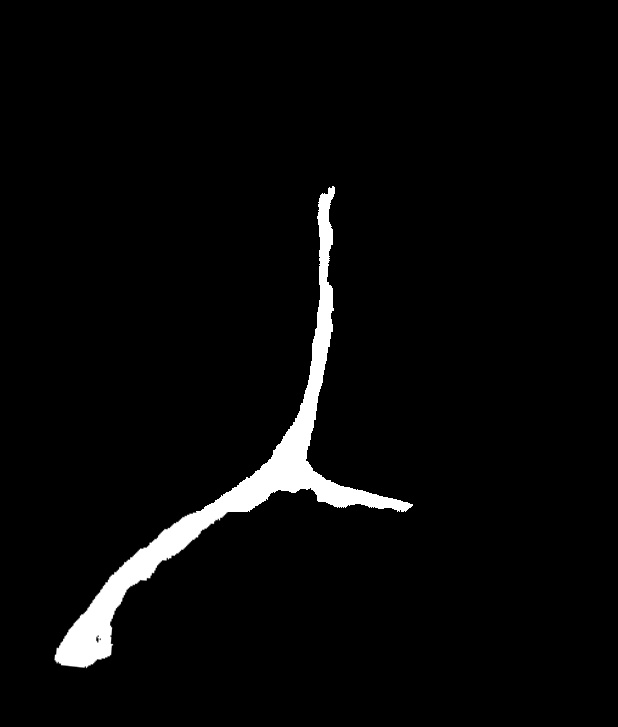
#> input picture 04_matching/main_3/stitched_masks/2023_RVV_1_mask_888.jpg, 618 x 727 px, found by its file name
$ jupyter execute --allow-errors matching_888_sec_v5.ipynb
#> lines starting #> are read from the running program, lines starting #| are printed output that depends on the picture; after the words box and inside, x2 and y2 are one past the last pixel; in counts of white or black regions, pixels touching at a corner belong together; long printed decimals are rounded
[cell 1]
import os
import sys
import numpy as np
import pandas as pd
import matplotlib.pyplot as plt
import math
import requests
import cv2
from numpy.polynomial import Polynomial
from skimage.morphology import skeletonize, binary_closing, square, binary_erosion, binary_dilation, medial_axis, thin, disk, convex_hull_image, diamond, star, isotropic_closing, remove_small_objects
from skimage.filters import threshold_otsu
import json

[cell 2]
sem_segm_img_path = "/Users/senneloobuyck/Documents/Thesis_project/04_matching/2023_RVV_1_mask_888.jpg"
mapbox_imgs_dir_path = "/Users/senneloobuyck/Documents/Thesis_project/04_matching/mapbox_method/mapbox_images_for_frame_888_RVV1"
heli_lat = 50.790118
heli_lon = 3.569065

altitude = 106.89

[cell 3]
def plot_image(img):
    plt.figure(figsize=(20,10))
    plt.imshow(cv2.cvtColor(img, cv2.COLOR_BGR2RGB))
    plt.show()

[cell 4]
# [24 lines left out: function plot_patch, not called in this run]

[cell 5]
# [17 lines left out: function calculate_bearing, not called in this run]

[cell 6]
# [10 lines left out: function haversine, not called in this run]

[cell 7]
# calculate pitch/tilt
# [14 lines left out: function calculate_pitch, not called in this run]

[cell 8]
# [22 lines left out: function get_mapbox_intersection_image, not called in this run]

[cell 9]
def get_intersection_coordinates(lat, lon) :
    # some lists and dataframes to store the data
    nodes = []
    intersection_nodes = []
    df_nodes = pd.DataFrame(columns=['id', 'lat', 'lon'])
    df_intersections = pd.DataFrame(columns=['lat', 'lon'])

    overpass_url = "http://overpass-api.de/api/interpreter"


    # first get the ways around the point
    # .w is a temporary variable that stores the result of the first query
    # node(way_cnt:2-);   // select those nodes that are members of two or more of the given ways
    overpass_query = f"""[out:json];
                        way(around: 300, {lat},{lon})["highway"~"(motorway|trunk|primary|secondary|tertiary|unclassified|residential|motorway_link|trunk_link|primary_link|secondary_link|tertiary_link|living_street|service|pedestrian)"]->.w;
                        node(way_cnt.w:2-);
                        out;"""

    response = requests.get(overpass_url, params={'data': overpass_query})

    # print(response.json()['elements'])

    for item in response.json()['elements']:
        df_intersections.loc[len(df_intersections)] = {'lat': item['lat'], 'lon': item['lon']}


    # print(df_intersections)
    return df_intersections

#> (a cell that did not finish here is left out)

[cell 11]
def get_skeleton(mask_bgr, contour) :
    print("Getting the skeleton")

    mask_gray = cv2.cvtColor(mask_bgr, cv2.COLOR_BGR2GRAY)

    # draw contour in white on black background
    contour_mask_gray = np.zeros_like(mask_gray)
    cv2.drawContours(contour_mask_gray, [contour], -1, 255, -1)

    ret, contour_mask_thresh_gray = cv2.threshold(contour_mask_gray, 127, 255, cv2.THRESH_BINARY)
    contour_mask_thresh_bgr = cv2.cvtColor(contour_mask_thresh_gray, cv2.COLOR_GRAY2BGR)
    # plot_image(contour_mask_thresh_bgr)


    # To avoid the precision loss when converting the image to bool,
    # you can also binarize the image using one of the available thresholding algorithms
    thresh_otsu = threshold_otsu(contour_mask_thresh_gray)
    contour_mask_thresh_gray = contour_mask_thresh_gray > thresh_otsu

    # skeletonize
    # skeleton_gray = (skeletonize(contour_mask_gray)).astype(np.uint8)
    skeleton_gray = skeletonize(contour_mask_thresh_gray, method='lee').astype(np.uint8)

    # [8 lines of commented-out code are left out]

    skeleton_bgr = cv2.cvtColor(skeleton_gray, cv2.COLOR_GRAY2BGR)

    return skeleton_bgr

[cell 12]
# [25 lines left out: function is_valid_intersection, not called in this run]

[cell 13]
def get_skeleton_intersection(skeleton):
    """ Given a skeletonised image, it will give the coordinates of the intersections of the skeleton"""
    print("Getting intersections in skeleton (more than 2 neighbours)")
    skeleton_gray = cv2.cvtColor(skeleton, cv2.COLOR_BGR2GRAY)
    image = skeleton_gray.copy()
    image = image/255
    intersections = []
    for y in range(1,len(image)-1):
        for x in range(1,len(image[y])-1):
            # if we have a white pixel
            if image[y][x] == 1:
                neighbourhood_patch = [image[y][x-1], image[y-1][x-1], image[y-1][x], image[y-1][x+1], image[y][x+1], image[y+1][x+1], image[y+1][x], image[y+1][x-1]]
                if is_valid_intersection(neighbourhood_patch):
                    intersections.append((y,x))
    # [6 lines of commented-out code are left out]
    return intersections

[cell 14]
# [26 lines left out: function get_neighbour_pixels, not called in this run]

[cell 15]
# [190 lines left out: function get_descriptors, not called in this run]

[cell 16]
def find_descriptors_in_segmentation_image(img_path) :
    print("Finding descriptors in segmentation image")

    img_bgr = cv2.imread(img_path)
#> img_bgr is the input picture: shape (727, 618, 3); min 0, max 255, mean 8.3
    print("Segmentation image")
    plot_image(img_bgr)

    closing_bgr = isotropic_closing(img_bgr, radius=30)
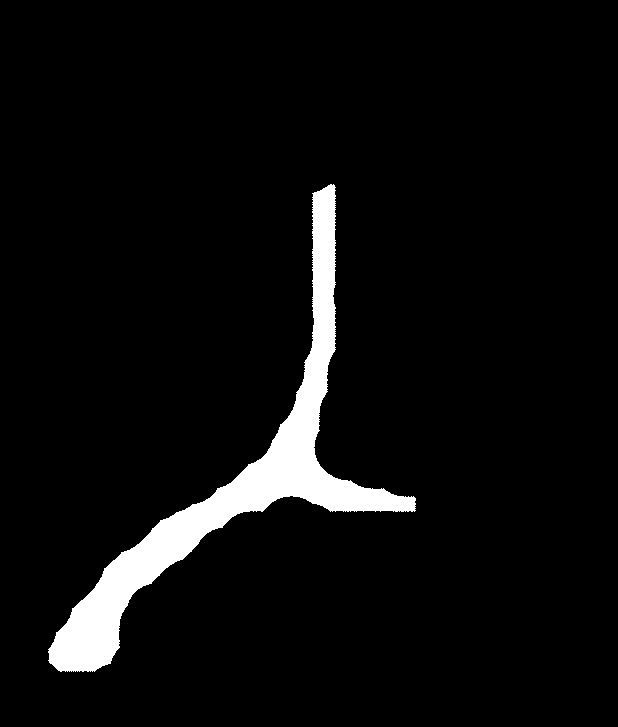
#> closing_bgr: shape (727, 618, 3) bool; 5.2% white; 1 white region, box (x1, y1, x2, y2) and area: (48, 184, 416, 672) 23414
    closing_bgr = closing_bgr.astype(np.uint8) * 255
    print("Isotropic closing of segmentation image")
    plot_image(closing_bgr)

    closing_bgr_copy = closing_bgr.copy()
    mask_bgr_copy = closing_bgr.copy()
    closing_gray = cv2.cvtColor(closing_bgr, cv2.COLOR_BGR2GRAY)
#> closing_gray: shape (727, 618); 5.2% white; 1 white region

    contours, hierarchy = cv2.findContours(closing_gray, cv2.RETR_EXTERNAL, cv2.CHAIN_APPROX_SIMPLE)
#> contours = 1 contour; box (x1, y1, x2, y2) and area: (48, 184, 416, 672) 22735
    print(f"Number of contours: {len(contours)}")
#| Number of contours: 1
    cv2.drawContours(closing_bgr_copy, contours, contourIdx=-1, color=(255, 0, 0), thickness=2)
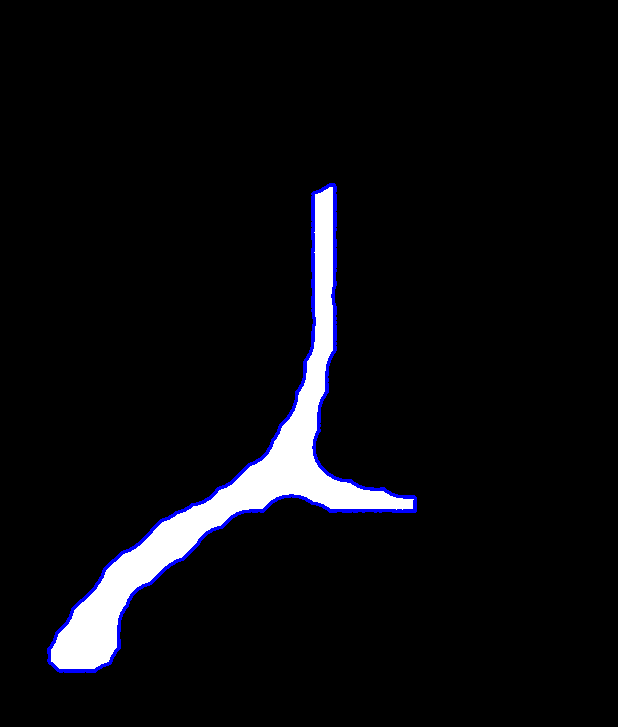
#> closing_bgr_copy: shape (727, 618, 3); mean B, G, R 14.4, 11.4, 11.4

    descriptors = []

    for contour in contours :
        contour_length = cv2.arcLength(contour, closed=True)
        print(f"Contour length: {contour_length}")
        contour_area = cv2.contourArea(contour)
        print(f"Contour area: {contour_area}")

        # measure the irregularity of the polygon
        if contour_length != 0 :
            convex_hull = cv2.convexHull(contour)
            convex_hull_area = cv2.contourArea(convex_hull)
            print(f"Convex hull area: {convex_hull_area}")
            # cv2.polylines(mask_bgr_copy, [convex_hull], isClosed=True, color=(0, 255, 0), thickness=3)
            solidity = contour_area / convex_hull_area

            # get skeleton of the contour
            skeleton_contour_bgr = get_skeleton(mask_bgr_copy, contour)

            # find the intersections in the skeleton
            skel_intersections = get_skeleton_intersection(skeleton_contour_bgr)

            #  make a decision based on the solidity
            if solidity < 0.60 and skel_intersections != [] :
                print(f"Solidity = {solidity} -> this contour can be related to an intersection in the road")

                # further processing
                if skel_intersections == [] :
                    print("No intersection is found in a possible intersection contour")
                else :
                    print(f"Intersections = {skel_intersections}")

                    # visualization
                    skeleton_contour_bgr_copy = skeleton_contour_bgr.copy()
                    for intersection in skel_intersections :
                        skeleton_contour_bgr_copy[intersection[0], intersection[1]] = [0, 0, 255]
                    plot_image(skeleton_contour_bgr_copy)

                    # now try and match intersection with the openstreetmap images
                    descriptors = get_descriptors(skeleton_contour_bgr, skel_intersections)

            else :
                print(f"Solidity = {solidity} -> no intersection in this contour")
#> this loop made 1 pass
#> (contour_length, contour_area, convex_hull_area, solidity, thresh_otsu in get_skeleton) on pass 1: (1660, 22735, 78001.5, 0.291, 0)
#| Contour length: 1660.033
#| Contour area: 22735.0
#| Convex hull area: 78001.5
#| Getting the skeleton
#| Getting intersections in skeleton (more than 2 neighbours)
#| Solidity = 0.2915 -> no intersection in this contour
#> pass 1, in get_skeleton, `skeleton_gray = skeletonize(contour_mask_thresh_gray, method='lee').as..`:
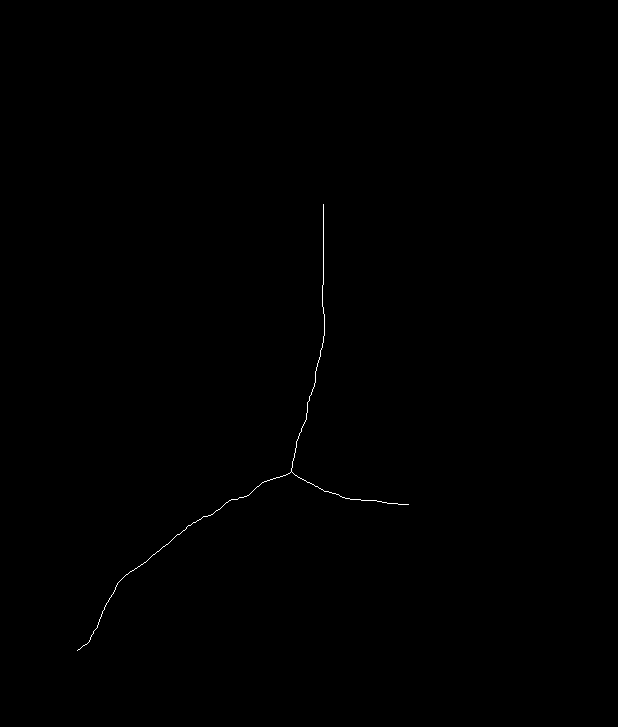
#> skeleton_gray: shape (727, 618); values 0 (black) and 1 (white), 0.14% white in thin lines or dots, all inside (x1, y1, x2, y2) = (77, 204, 409, 651)
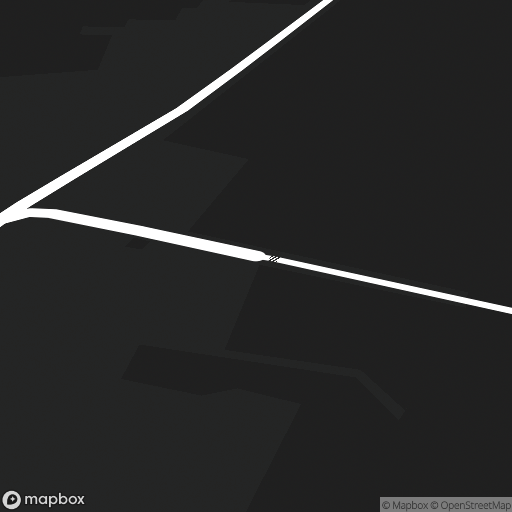
#> input picture 04_matching/main_3/mapbox_method/mapbox_images_for_frame_888_RVV1/50.7888635_3.5702798.jpg, 512 x 512 px, found by its file name
#> further down, mb_image_bgr is the input picture: shape (512, 512, 3); mean B, G, R 40.9, 41, 40.7

    if descriptors == [] :
        return None
    else :
        return descriptors

[cell 17]
# segm_img_des = find_descriptors_in_segmentation_image(sem_segm_img_path)
segm_img_des = find_descriptors_in_segmentation_image(sem_segm_img_path) # without pruning
print(f"Array of descriptors: {segm_img_des}")

[cell 18]
def find_descriptors_in_mapbox_image(img_path, image_name, vis=False) :
#> called with image_name = '50.7888635_3.5702798.jpg', vis = True
    img_bgr = cv2.imread(img_path)
    # print("Mapbox image")
    # plot_image(img_bgr)

    new_width, new_height = img_bgr.shape[1], img_bgr.shape[0] - 100
#> new_width = 512; new_height = 412
    cropped_img_bgr = img_bgr[0:new_height, 0:new_width]
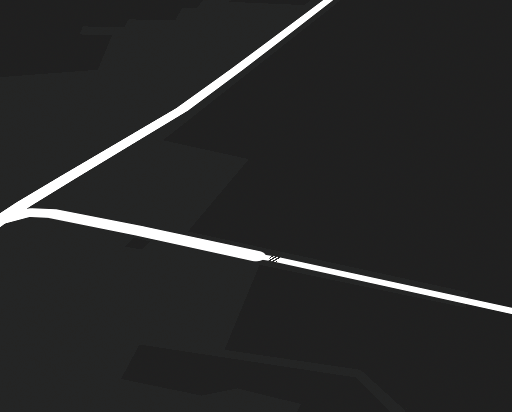
#> cropped_img_bgr: shape (412, 512, 3); mean B, G, R 41.4, 41.5, 41.2
    print("Cropped mapbox image")
    if vis :
        plot_image(cropped_img_bgr)

    print("Binary thresholding")
    img_gray = cv2.cvtColor(cropped_img_bgr, cv2.COLOR_BGR2GRAY)
    ret, thresh_gray = cv2.threshold(img_gray, 127, 255, cv2.THRESH_BINARY)
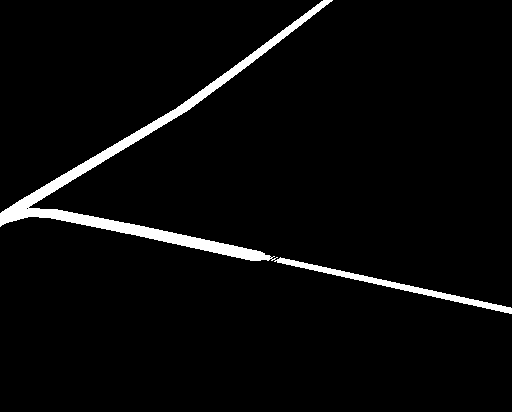
#> thresh_gray: shape (412, 512); 3.6% white; 1 white region, box (x1, y1, x2, y2) and area: (0, 0, 512, 314) 7571
    thresh_bgr = cv2.cvtColor(thresh_gray, cv2.COLOR_GRAY2BGR)
    if vis :
        plot_image(thresh_bgr)

    # To avoid the precision loss when converting the image to bool,
    # you can also binarize the image using one of the available thresholding algorithms
    thresh_otsu = threshold_otsu(thresh_gray)
#> thresh_otsu = 0
    mask_gray = thresh_gray > thresh_otsu

    # Skeletonize
    # skeleton_gray = (skeletonize(contour_mask_gray)).astype(np.uint8)
    skeleton_gray = skeletonize(mask_gray, method='lee').astype(np.uint8)
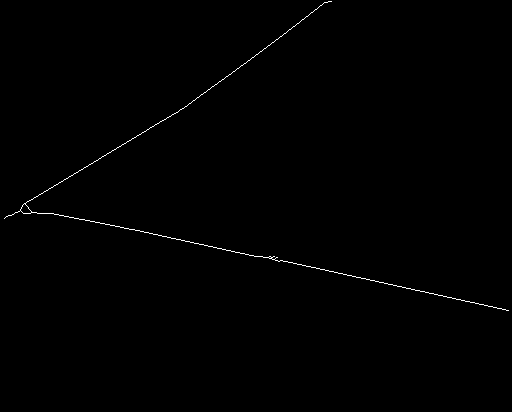
#> skeleton_gray: shape (412, 512); values 0 (black) and 1 (white), 0.4% white in thin lines or dots, all inside (x1, y1, x2, y2) = (4, 1, 509, 311)

    skeleton_bgr = cv2.cvtColor(skeleton_gray, cv2.COLOR_GRAY2BGR)

    # find the intersections in the skeleton
    skel_intersections = get_skeleton_intersection(skeleton_bgr)
#> skel_intersections = []

    print(f"{len(skel_intersections)} intersections found in the skeleton:")
#| 0 intersections found in the skeleton:
    print(skel_intersections)

    descriptors = []

    #  if there are intersections
    if skel_intersections != [] :
        # visualization
        skeleton_bgr_copy = skeleton_bgr.copy()
        for intersection in skel_intersections :
            skeleton_bgr_copy[intersection[0], intersection[1]] = [0, 0, 255]

        if vis :
            plot_image(skeleton_bgr_copy)


        print(f"There are intersections in mapbox image {image_name}")
        descriptors = get_descriptors(skeleton_bgr, skel_intersections, visualize = vis)
    else :
        print("No intersections found in the skeleton")

    if descriptors == [] :
        return None
    else :
        return descriptors

[cell 19]
best_mb_image = None
scores = dict()
visualize = True

for mb_image in os.listdir(mapbox_imgs_dir_path) :
    best_results = []
    mb_image_path = os.path.join(mapbox_imgs_dir_path, mb_image)
    print(50*"*")
    print(f"Mapbox image: {mb_image}")
    print(50*"*")
    mb_image_bgr = cv2.imread(mb_image_path)
    if visualize :
        plot_image(mb_image_bgr)
    des = find_descriptors_in_mapbox_image(mb_image_path, mb_image, vis=visualize)
    print(f"Descriptors for mapbox image {mb_image}:")
    print(des)

    # matching process
    if des is not None and segm_img_des is not None :
        print(f"Number of descriptors: {len(des)}")
        for des_segm in segm_img_des :
            best_result_per_des = 1000 # best descriptor match for descriptor des_segm of segmentation image
            print(f"Descriptor of segmentation image:")
            print(des_segm)
            for des_mb in des :
                print(f"Descriptor of mapbox image:")
                print(des_mb)

                if len(des_mb) < len(des_segm) :
                    continue

                result = 0
                for angle_des_segm in des_segm :
                    best_diff = 1000
                    for angle_des_mb in des_mb :
                        diff = min(abs(angle_des_segm-angle_des_mb), abs((angle_des_segm+360)-angle_des_mb), abs((angle_des_mb+360)-angle_des_segm))
                        if diff < best_diff :
                            best_diff = diff
                    result += best_diff**2


                result = math.sqrt(result)
                print(f"Result = {result}")

                if result < best_result_per_des :
                    best_result_per_des = result

            best_results.append(best_result_per_des)

        score =  math.sqrt(np.sum(best_results))
        print(f"Score = {score}")

        # make sure there is at least one best result that is below the threshold
        threshold = 40

        # If at least one result is below the threshold, add the score to the dictionary
        if any(result < threshold for result in best_results) :
            scores[mb_image] = score
    else:
        continue
#> pass 2 of the loop `for mb_image in os.listdir(mapbox_imgs_dir_path) :`:
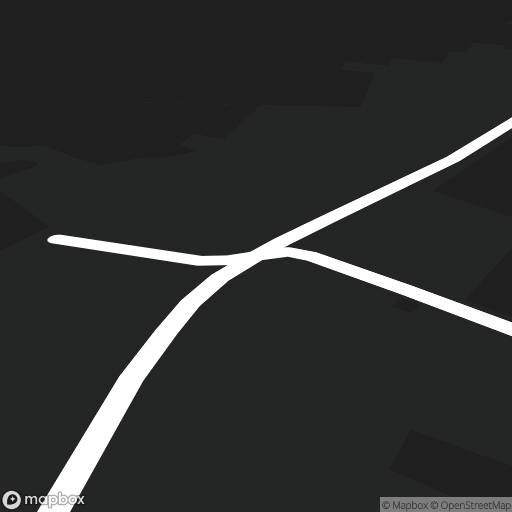
#> input picture 04_matching/main_3/mapbox_method/mapbox_images_for_frame_888_RVV1/50.7890071_3.5710097.jpg, 512 x 512 px, found by its file name
#> mb_image_bgr is the input picture: shape (512, 512, 3); mean B, G, R 48.4, 48.6, 48.1
#> in find_descriptors_in_mapbox_image (call 2), `ret, thresh_gray = cv2.threshold(img_gray, 127, 255, cv2.THRESH_BINARY)`:
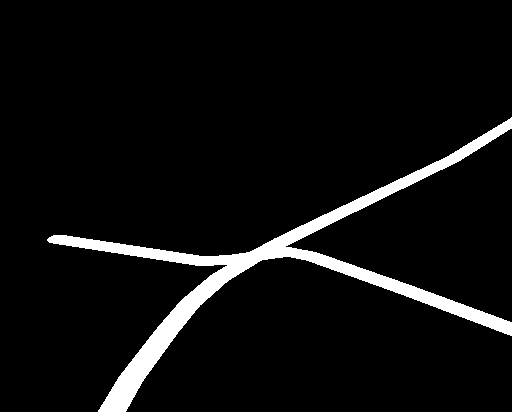
#> thresh_gray: shape (412, 512); 5.7% white; 1 white region, box (x1, y1, x2, y2) and area: (47, 117, 512, 412) 12129
#> in find_descriptors_in_mapbox_image (call 2), `skeleton_gray = skeletonize(mask_gray, method='lee').astype(np.uint8)`:
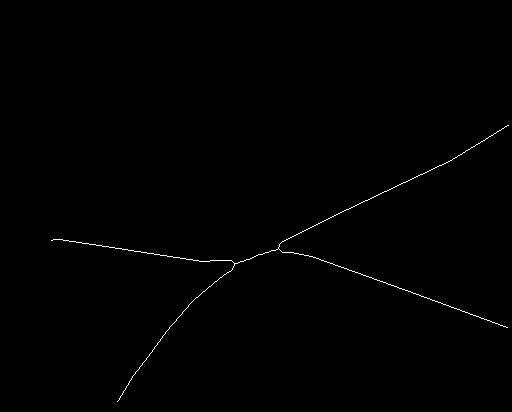
#> skeleton_gray: shape (412, 512); values 0 (black) and 1 (white), 0.4% white in thin lines or dots, all inside (x1, y1, x2, y2) = (51, 125, 509, 402)
#| 0 intersections found in the skeleton:
#> pass 3 of the loop `for mb_image in os.listdir(mapbox_imgs_dir_path) :`:
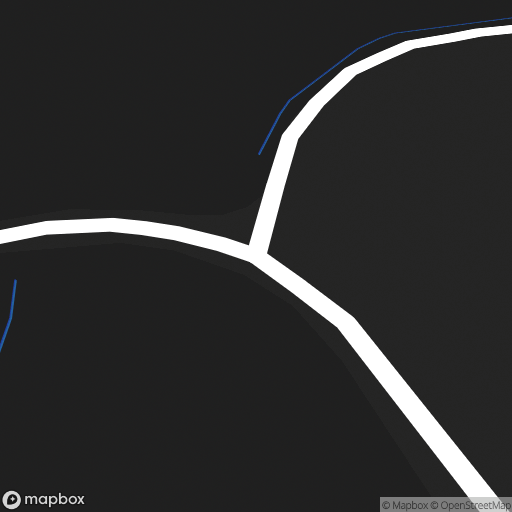
#> input picture 04_matching/main_3/mapbox_method/mapbox_images_for_frame_888_RVV1/50.790949_3.5689405.jpg, 512 x 512 px, found by its file name
#> mb_image_bgr is the input picture: shape (512, 512, 3); mean B, G, R 47.5, 47.4, 47.3
#> in find_descriptors_in_mapbox_image (call 3), `ret, thresh_gray = cv2.threshold(img_gray, 127, 255, cv2.THRESH_BINARY)`:
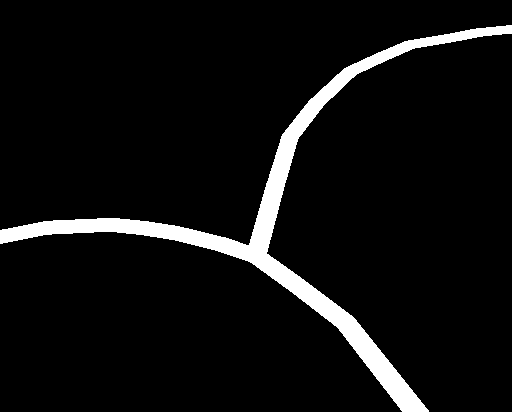
#> thresh_gray: shape (412, 512); 6.2% white; 1 white region, box (x1, y1, x2, y2) and area: (0, 25, 512, 412) 13133
#> in find_descriptors_in_mapbox_image (call 3), `skeleton_gray = skeletonize(mask_gray, method='lee').astype(np.uint8)`:
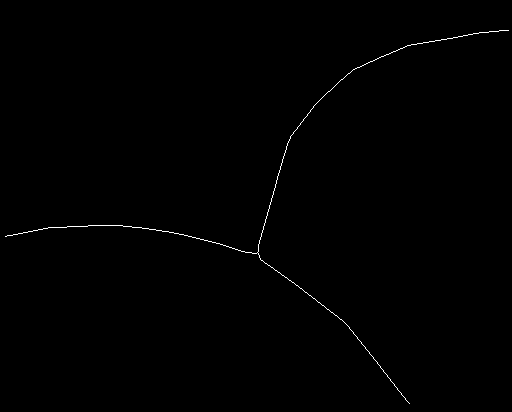
#> skeleton_gray: shape (412, 512); values 0 (black) and 1 (white), 0.36% white in thin lines or dots, all inside (x1, y1, x2, y2) = (5, 30, 509, 404)
#| 0 intersections found in the skeleton:


# Get the lowest three values using sorted() and dictionary items()
lowest_values = sorted(scores.values())[:3]
print(50*"*")
print("Top 3 results:")
print(50*"*")
for value in lowest_values:
    # For each value, get the corresponding key
    for key in scores.keys():
        if scores[key] == value:
            print(f"Score = {value} with mapbox image {key}")
